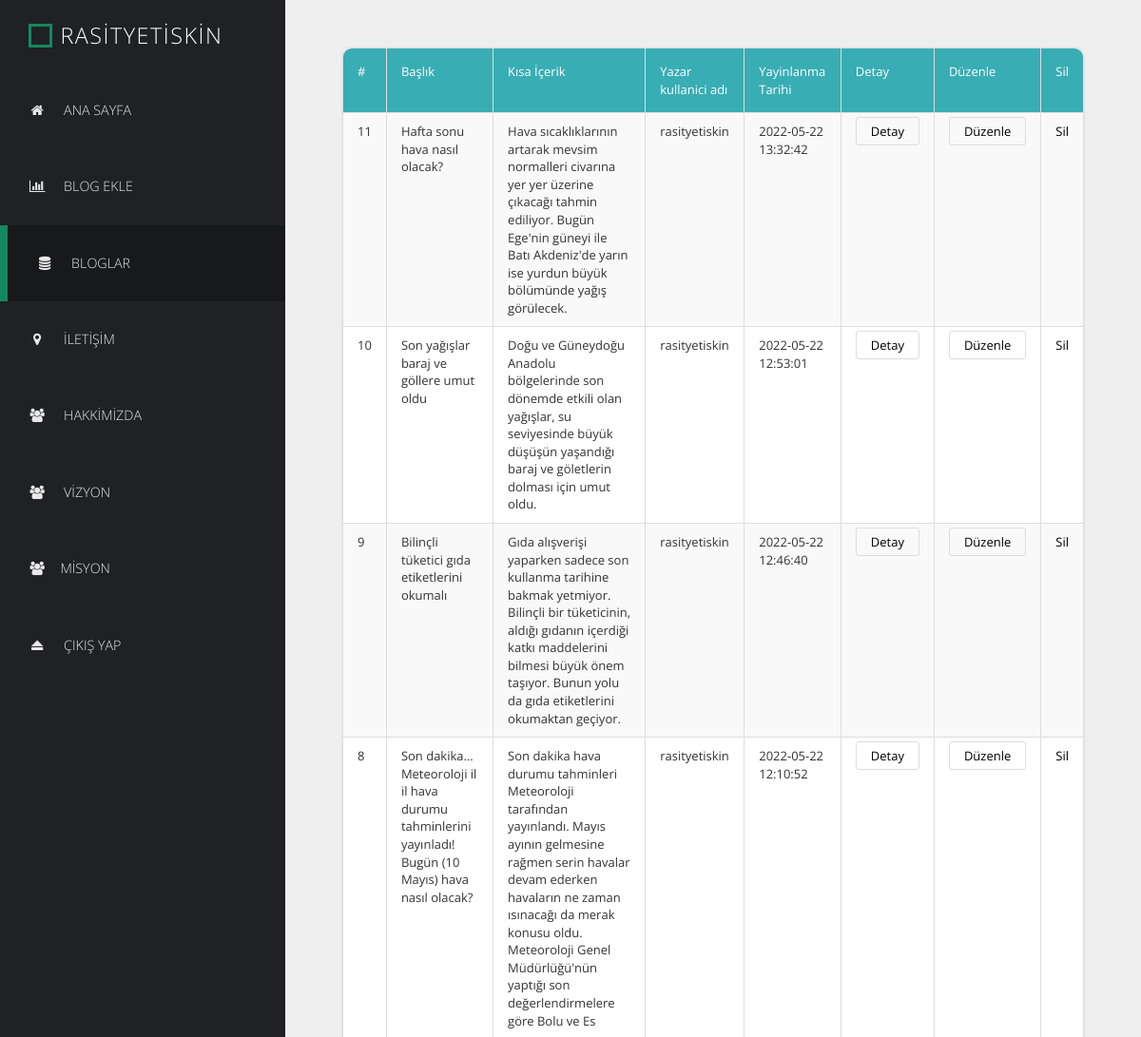
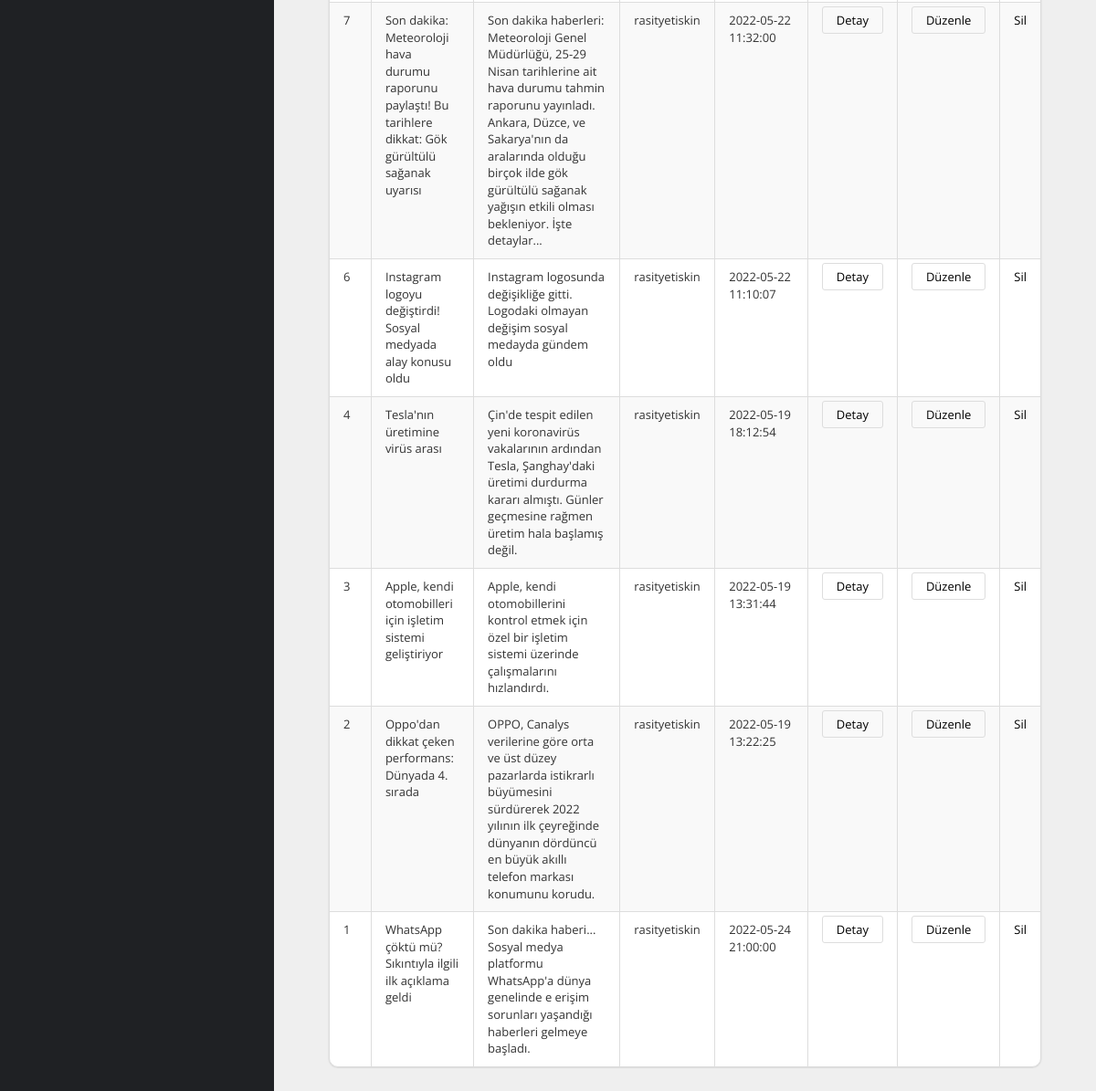
The app's page /yonetim/index.php?sayfa=bloglar (signed in) with its own data (2 pictures, top to bottom).
### tables this page shows
CREATE TABLE `bloglar` (
  `id` int(11) NOT NULL,
  `baslik` varchar(255) NOT NULL,
  `kisa_icerik` varchar(255) NOT NULL,
  `icerik` text NOT NULL,
  `yazar_id` int(11) NOT NULL,
  `yayinlanma_tarihi` timestamp NOT NULL DEFAULT CURRENT_TIMESTAMP,
  `yazar_kullanici_adi` varchar(255) NOT NULL,
  `kapak_resmi` varchar(255) NOT NULL
);

### yonetim/bloglar.php (the view)
<div class="templatemo-content col-1 light-gray-bg">
    <div class="templatemo-content-container">
        <div class="templatemo-content-widget no-padding">
            <div class="panel panel-default table-responsive">
                <table class="table table-striped table-bordered templatemo-user-table">
                    <thead>
                        <tr>
                            <td># </td>
                            <td>
                                <div class="white-text templatemo-sort-by">
                                    Başlık
                                </div>
                            </td>
                            <td>
                                <div class="white-text templatemo-sort-by">
                                    Kısa İçerik
                                </div>
                            </td>
                            <td>
                                <div class="white-text templatemo-sort-by">
                                    Yazar kullanici adı
                                </div>
                            </td>
                            <td>
                                <div class="white-text templatemo-sort-by">
                                Yayinlanma Tarihi
                                </div>
                            </td>
                            <td>Detay</td>
                            <td>Düzenle</td>
                            <td>Sil</td>
                        </tr>
                    </thead>
                    <tbody>
                    <?php
                                $bloglar = $db->query("SELECT * FROM bloglar Order By id Desc", PDO::FETCH_ASSOC);
                                if ( $bloglar->rowCount() ){
                                     foreach( $bloglar as $blog ){
                                         ?>
                        <tr>
                            <td><?php echo $blog['id']; ?></td>
                            <td><?php echo $blog['baslik']; ?></td>
                            <td><?php echo $blog['kisa_icerik']; ?></td>
                            <td><?php echo $blog['yazar_kullanici_adi']; ?></td>
                            <td><?php echo $blog['yayinlanma_tarihi']; ?></td>
                            <td><a href="?sayfa=blog-detay&id=<?php echo $blog['id']; ?>" class="templatemo-edit-btn">Detay</a></td>
                            <td><a href="?sayfa=blog-duzenle&id=<?php echo $blog['id']; ?>" class="templatemo-edit-btn">Düzenle</a></td>
                            <td><a href="?sayfa=blog-sil&id=<?php echo $blog['id']; ?>" class="templatemo-link">Sil</a></td>
                        </tr>
                        <?php
                 }
            }
            ?>
                    </tbody>
                </table>
            </div>
        </div>
    </div>
</div>

### yonetim/css/templatemo-style.css (style rules this page uses)
* { font-family: 'Open Sans', sans-serif; }
body { font-size: 13px; }
body, .templatemo-left-nav { background: #1f2124; }
.white-text { color: white; }
.light-gray-bg { background-color: #efefef; }
.templatemo-content { margin-top: 0px; min-height: 600px; padding: 0; overflow-x: hidden; }
.templatemo-content-container { padding: 40px 50px; }
.col-1 { -webkit-flex: 1; -ms-flex: 1; flex: 1; }
.templatemo-content-widget { border-radius: 10px; padding: 30px; position: relative; margin: 10px; box-shadow: 0px 0px 1px 1px rgba(161, 159, 159, 0.1); }
.templatemo-content-widget.no-padding { padding: 0; }
.panel { border-radius: 10px; }
.table { margin-bottom: 0; }
.table>tbody>tr>td { padding: 10px 15px; }
.table>thead>tr>td { padding: 15px; }
.templatemo-edit-btn { border: 1px solid #ddd; border-radius: 3px; color: black; padding: 5px 15px; transition: all 0.3s ease; }
.templatemo-link { color: black; }
.templatemo-user-table thead { background-color: #39ADB4; color: white; }
.panel>.table-responsive:last-child>.table:last-child, .panel>.table:last-child { border-bottom-right-radius: 10px; border-bottom-left-radius: 10px; }
.panel>.table:first-child { border-top-left-radius: 10px; border-top-right-radius: 10px; }

### records on screen
bloglar: id "11", baslik "Hafta sonu hava nasıl olacak?", kisa_icerik "Hava sıcaklıklarının artarak mevsim normalleri civarına yer yer üzerine çıkacağı tahmin ediliyor. Bugün Ege'nin güneyi ile Batı Akdeniz'de yarın ise yurdun büyük bölümünde yağış görülecek.", yazar_kullanici_adi "rasityetiskin", yayinlanma_tarihi "2022-05-22 13:32:42"
bloglar: id "10", baslik "Son yağışlar baraj ve göllere umut oldu", kisa_icerik "Doğu ve Güneydoğu Anadolu bölgelerinde son dönemde etkili olan yağışlar, su seviyesinde büyük düşüşün yaşandığı baraj ve göletlerin dolması için umut oldu.", yazar_kullanici_adi "rasityetiskin", yayinlanma_tarihi "2022-05-22 12:53:01"
bloglar: id "9", baslik "Bilinçli tüketici gıda etiketlerini okumalı", kisa_icerik "Gıda alışverişi yaparken sadece son kullanma tarihine bakmak yetmiyor. Bilinçli bir tüketicinin, aldığı gıdanın içerdiği katkı maddelerini bilmesi büyük önem taşıyor. Bunun yolu da gıda etiketlerini okumaktan geçiyor.", yazar_kullanici_adi "rasityetiskin", yayinlanma_tarihi "2022-05-22 12:46:40"
bloglar: id "8", baslik "Son dakika... Meteoroloji il il hava durumu tahminlerini yayınladı! Bugün (10 Mayıs) hava nasıl olacak?", kisa_icerik "Son dakika hava durumu tahminleri Meteoroloji tarafından yayınlandı. Mayıs ayının gelmesine rağmen serin havalar devam ederken havaların ne zaman ısınacağı da merak konusu oldu. Meteoroloji Genel Müdürlüğü'nün yaptığı son değerlendirmelere göre Bolu ve Es", yazar_kullanici_adi "rasityetiskin", yayinlanma_tarihi "2022-05-22 12:10:52"
bloglar: id "7", baslik "Son dakika: Meteoroloji hava durumu raporunu paylaştı! Bu tarihlere dikkat: Gök gürültülü sağanak uyarısı", kisa_icerik "Son dakika haberleri: Meteoroloji Genel Müdürlüğü, 25-29 Nisan tarihlerine ait hava durumu tahmin raporunu yayınladı. Ankara, Düzce, ve Sakarya'nın da aralarında olduğu birçok ilde gök gürültülü sağanak yağışın etkili olması bekleniyor. İşte detaylar...", yazar_kullanici_adi "rasityetiskin", yayinlanma_tarihi "2022-05-22 11:32:00"
bloglar: id "6", baslik "Instagram logoyu değiştirdi! Sosyal medyada alay konusu oldu", kisa_icerik "Instagram logosunda değişikliğe gitti. Logodaki olmayan değişim sosyal medayda gündem oldu", yazar_kullanici_adi "rasityetiskin", yayinlanma_tarihi "2022-05-22 11:10:07"
bloglar: id "4", baslik "Tesla'nın üretimine virüs arası", kisa_icerik "Çin'de tespit edilen yeni koronavirüs vakalarının ardından Tesla, Şanghay'daki üretimi durdurma kararı almıştı. Günler geçmesine rağmen üretim hala başlamış değil.", yazar_kullanici_adi "rasityetiskin", yayinlanma_tarihi "2022-05-19 18:12:54"
bloglar: id "3", baslik "Apple, kendi otomobilleri için işletim sistemi geliştiriyor", kisa_icerik "Apple, kendi otomobillerini kontrol etmek için özel bir işletim sistemi üzerinde çalışmalarını hızlandırdı.", yazar_kullanici_adi "rasityetiskin", yayinlanma_tarihi "2022-05-19 13:31:44"
bloglar: id "2", baslik "Oppo'dan dikkat çeken performans: Dünyada 4. sırada", kisa_icerik "OPPO, Canalys verilerine göre orta ve üst düzey pazarlarda istikrarlı büyümesini sürdürerek 2022 yılının ilk çeyreğinde dünyanın dördüncü en büyük akıllı telefon markası konumunu korudu.", yazar_kullanici_adi "rasityetiskin", yayinlanma_tarihi "2022-05-19 13:22:25"
bloglar: id "1", baslik "WhatsApp çöktü mü? Sıkıntıyla ilgili ilk açıklama geldi", kisa_icerik "Son dakika haberi... Sosyal medya platformu WhatsApp'a dünya genelinde e erişim sorunları yaşandığı haberleri gelmeye başladı.", yazar_kullanici_adi "rasityetiskin", yayinlanma_tarihi "2022-05-24 21:00:00"

### other values on screen
$_SESSION['kullanici_adi'] "RASITYETISKIN"
